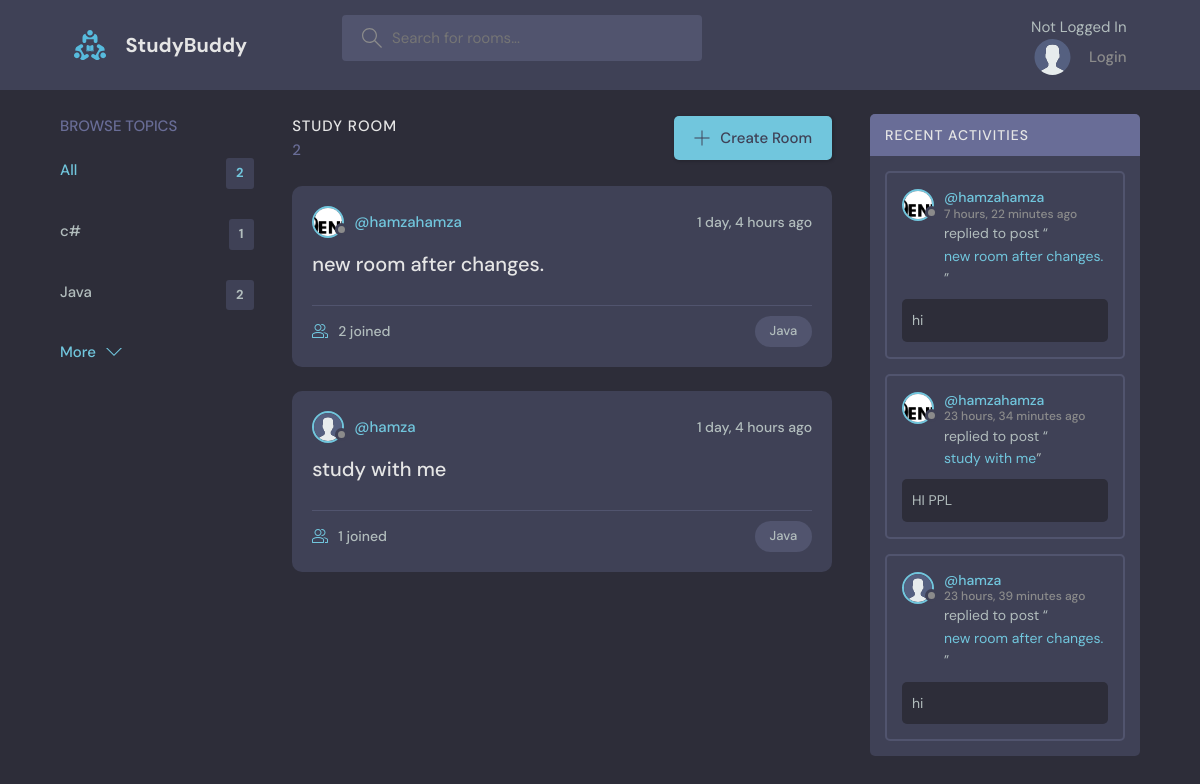
Screenshot of /?q=Java with the database file from the repository.
### base/models.py (models this page shows, shortened)
class Topic(models.Model):
    name = models.CharField(max_length=200)

class Room(models.Model):
    host =models.ForeignKey(User, on_delete=models.SET_NULL,null=True)
    topic = models.ForeignKey(Topic, on_delete=models.SET_NULL,null=True)
    name = models.CharField(max_length=200)
    description = models.TextField(null=True, blank=True)
    participants = models.ManyToManyField(User,related_name='participants',blank=True)
    updated = models.DateTimeField(auto_now=True)
    created = models.DateTimeField(auto_now_add=True)
    class Meta:
        ordering= ['-updated','-created']
    def __str__(self) :
        return self.name

class Profile(models.Model):
    user= models.OneToOneField(User,on_delete=models.CASCADE)
    bio = models.TextField(null=True, blank=True)
    avatar= models.ImageField(null=True,default='avatar.svg')

class message(models.Model):
    user = models.ForeignKey(User,on_delete=models.CASCADE)
    room = models.ForeignKey(Room, on_delete=models.CASCADE)
    body = models.TextField()
    updated = models.DateTimeField(auto_now=True)
    created = models.DateTimeField(auto_now_add=True)
    class Meta:
        ordering= ['-updated','-created']

### base/views.py (the view)
# urls.py: path('',views.home,name='home'),
def home(request):
    q=request.GET.get('q') if request.GET.get('q') != None else ''
    rooms=Room.objects.filter(
        Q(topic__name__icontains=q) |
        Q(name__icontains=q) |
        Q(description__icontains=q)
    )
    topics=Topic.objects.all()[0:5]
    room_count = rooms.count()
    room_messages = message.objects.filter(
        Q(room__topic__name__icontains=q)
    )
    context= {'rooms':rooms,'topics':topics,
    'room_count':room_count,'room_messages':room_messages }
    return render(request, 'base/home.html',context)

### base/templates/base/home.html (shortened to what this page needs)
{% extends 'main.html' %}
{%block content %}
    <main class="layout layout--3">
      <div class="container">
        {% include 'base/topics_component.html' %}
        <div class="roomList">
          <div class="roomList__header">
            <div>
              <h2>Study Room</h2>
              <p>{{ room_count }}</p>
            </div>
            <a class="btn btn--main" href="{% url 'create-room'%}">
              <svg version="1.1" xmlns="http://www.w3.org/2000/svg" width="32" height="32" viewBox="0 0 32 32">
                <title>add</title>
                <path
                  d="M16.943 0.943h-1.885v14.115h-14.115v1.885h14.115v14.115h1.885v-14.115h14.115v-1.885h-14.115v-14.115z"
                ></path>
              </svg>
              Create Room
            </a>
          </div>
          {% include 'base/feed_component.html'%}
        </div>
        {% include 'base/activity_component.html'%}
      </div>
    </main>
 {%endblock%}

### base/templates/base/topics_component.html
<div class="topics">
    <div class="topics__header">
      <h2>Browse Topics</h2>
    </div>
    <ul class="topics__list">
      <li>
        <a href="{%url 'home'%}" class="active">All <span>{{topics.count}}</span></a>
      </li>
      {%for topic in topics%}
      <li>
        <a href="{% url 'home' %}?q={{topic.name}}">{{topic.name}} <span>{{topic.room_set.all.count}}</span></a>
      </li>
    {%endfor%}
    </ul>
    <a class="btn btn--link" href="{%url 'browse-topics' %}">
      More
      <svg version="1.1" xmlns="http://www.w3.org/2000/svg" width="32" height="32" viewBox="0 0 32 32">
        <title>chevron-down</title>
        <path d="M16 21l-13-13h-3l16 16 16-16h-3l-13 13z"></path>
      </svg>
    </a>
  </div>

### base/templates/base/feed_component.html (shortened to what this page needs)
{%for room in rooms  %}
<div class="roomListRoom">
  <div class="roomListRoom__header">
    <a href="{%url 'user-profile' room.host.id%}" class="roomListRoom__author">
      <div class="avatar avatar--small">
        <img src="{{room.host.profile.avatar.url}}" />
      </div>
      <span>@{{room.host.username}}</span>
    </a>
    <div class="roomListRoom__actions">
      <span>{{room.created|timesince}} ago</span>
    </div>
  </div>
  <div class="roomListRoom__content">
    <a href="{% url 'room' room.id %}">{{room.name}}</a>
  </div>
  <div class="roomListRoom__meta">
    <a href="{% url 'room' room.id %}" class="roomListRoom__joined">
      {{room.participants.all.count}} joined
    </a>
    <p class="roomListRoom__topic"> {{room.topic.name}} </p>
  </div>
</div>
{%endfor%}

### base/templates/base/activity_component.html (shortened to what this page needs)
<div class="activities">
    <div class="activities__header">
      <h2>Recent Activities</h2>
    </div>
    {%for msg in room_messages%}
    <div class="activities__box">
      <div class="activities__boxHeader roomListRoom__header">
        <a href="{% url 'user-profile' msg.user.id %}" class="roomListRoom__author">
          <div class="avatar avatar--small">
            <img src="{{msg.user.profile.avatar.url}}" />
          </div>
          <p>
            @{{msg.user}}
            <span>{{msg.created|timesince}} ago</span>
          </p>
        </a>
      </div>
      <div class="activities__boxContent">
        <p>replied to post “<a href="{% url 'room' msg.room.id%}">{{msg.room}}</a>”</p>
        <div class="activities__boxRoomContent">
          {{msg.body}}
        </div>
      </div>
    </div>
    {%endfor%}
  </div>

### rows the page displays
Topic: name "c#", room_set.all.count "1"
Topic: name "Java", room_set.all.count "2"
Room: host.profile.avatar (picture), host.username "hamzahamza", created "1 day, 4 hours", name "new room after changes.", participants.all.count "2", topic.name "Java"
Room: host.profile.avatar (placeholder picture), host.username "hamza", created "1 day, 4 hours", name "study with me", participants.all.count "1", topic.name "Java"
message: user.profile.avatar (picture), user "hamzahamza", created "7 hours, 22 minutes", room "new room after changes.", body "hi"
message: user.profile.avatar (picture), user "hamzahamza", created "23 hours, 34 minutes", room "study with me", body "HI PPL"
message: user.profile.avatar (placeholder picture), user "hamza", created "23 hours, 39 minutes", room "new room after changes.", body "hi"

### other values shown
{{ topics.count }} "2"
{{ room_count }} "2"
